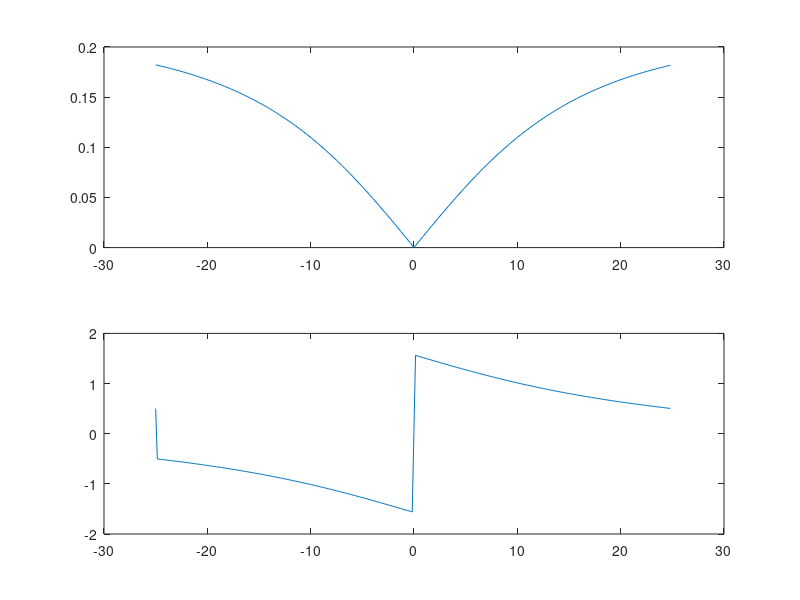
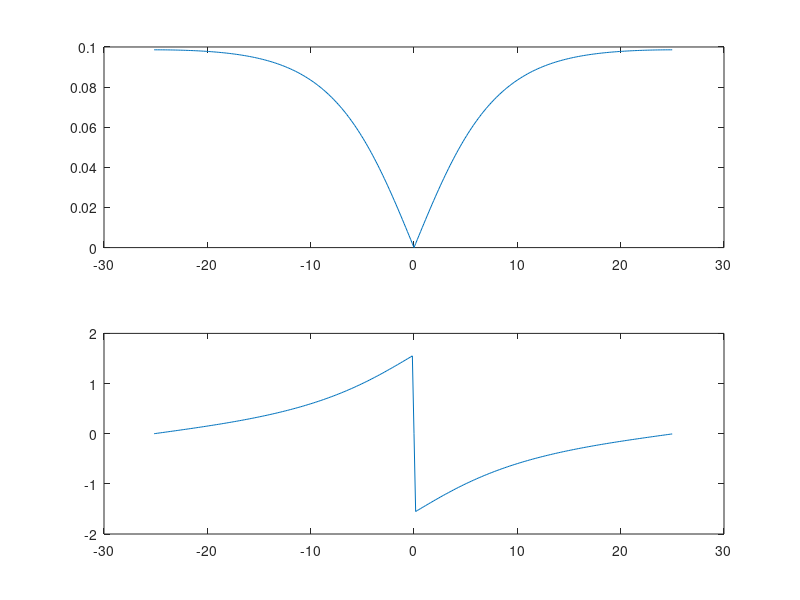
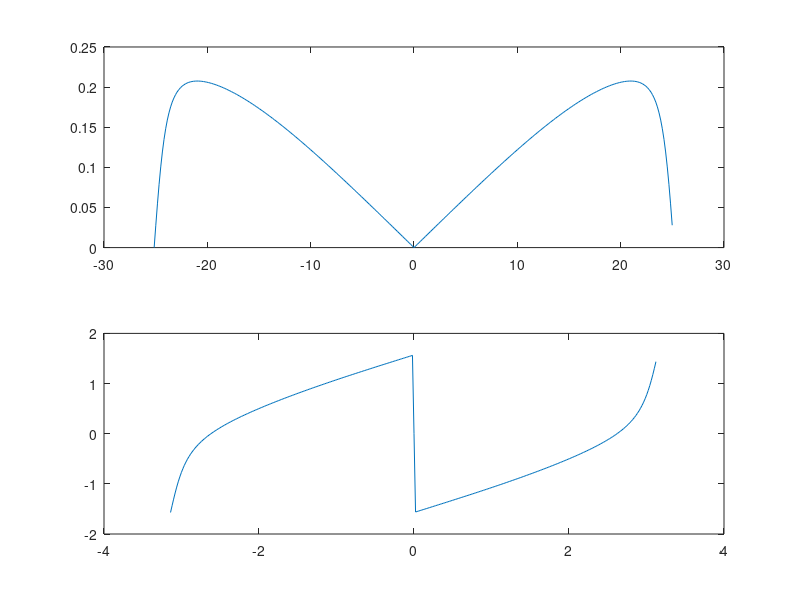

These figures' MATLAB source, in order:
%Transformada de Laplace
Fm2 = 50;
Ts = 1/Fm2;
w2= 0:Ts:2*pi-Ts;
z2 = exp(j*w2);%Aproximo la s con la transformada de furier o la s "ideal"
s = log(z2)/Ts;
f2=-pi:Ts:pi-Ts;

h = (12500*s) ./ (44*s.^2 + 60225*s + 625*10^4);
h_f = [h(floor(length(h)/2)+1:length(h)) h(1:floor(length(h)/2))];

figure(1);
subplot(2,1,1);
plot(f2*(Fm2/(2*pi)),abs(h_f));%Expresamos los graficos de magnitud en dB
subplot(2,1,2);
plot(f2*(Fm2/(2*pi)),angle(h_f));

%Sacamos el valor de la frecuencia de corte a partir de buscar en el vector h
%Transformo las magnitudes a decibeles para poder hacer una comparacion correcta
val_max = 20*log10(max(abs(h)));
freq_corte = 0;
for i = 1:floor(length(h)/2) %Debo recorrer hasta nyquist para hallar la frecuencia de corte mayor
	if(20*log10(abs(h(i))) >= (val_max - 3) )
		freq_corte = i;
		break;
	endif
endfor
disp("Frecuencia de corte");
disp( w2(freq_corte)*(Fm2/(2*pi)) );

%Inicializamos
Fm=4*(w2(freq_corte)*(Fm2/(2*pi)));%Uso 4 veces la frecuencia de muestreo segun la frecuencia de corte hallada
%Pudimos notar que el H(s) se basa en un sistema de ecuaciones definidas para un tipo de filtro con una frecuencia de corte especifica para un espectro de determinada definicion frecuencial. Por lo tanto usar una frecuencia de muestreo que crea un espectro con mucho mayor resolucion frecuencial que la que tenia el filtro original, se observan deformaciones en la respuesta frecuencial. (Constatar en el coloquio!!!)
T=1/Fm;
w = 0:T:2*pi-T;
r = 1;
z = r*exp(j*w);
f=-pi:T:pi-T;


%Transformada de Euler

s1 = (1-z)./T;
h1 = (12500*s1) ./ (44*s1.^2 + 60225*s1 + 625*10^4);
h1_f = [h1(floor(length(h1)/2)+1:length(h1)) h1(1:floor(length(h1)/2))];

figure(2);
subplot(2,1,1);
plot(f*(Fm/(2*pi)),abs(h1_f));
subplot(2,1,2);
plot(f*(Fm/(2*pi)),angle(h1_f));
%freqz_plot(w,h1);

%Transformada Bilineal

s2 = (2/T) * (1-z)./(z+1);
h2 = (12500*s2) ./ (44*s2.^2 + 60225*s2 + 625*10^4);  

h2_f = [h2(floor(length(h2)/2)+1:length(h2)) h2(1:floor(length(h2)/2))];

figure(3);
subplot(2,1,1);
plot(f*(Fm/(2*pi)),abs(h2_f));
subplot(2,1,2);
plot(f,angle(h2_f));
%freqz_plot(w,h2);
